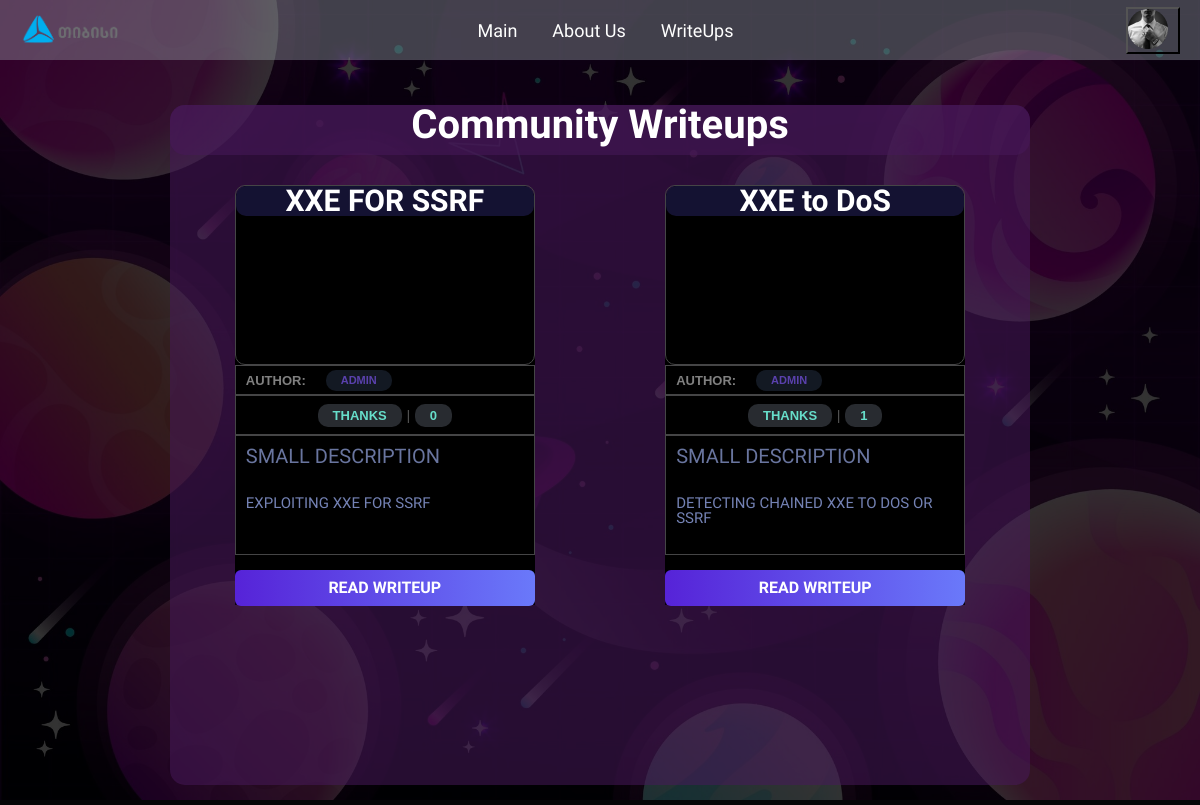
The app's page /writeups (signed in) with its own data.
### models.py (models this page shows, shortened)
class BaseModel():
    def save(self):
        db.session.add(self)
        db.session.commit()

class Post(db.Model, BaseModel):
    __tablename__ = "posts"
    id = db.Column(db.Integer(), primary_key=True)
    title = db.Column(db.String())
    subtitle = db.Column(db.String())
    description = db.Column(db.String())
    author = db.Column(db.String(), nullable=False)
    imgurl = db.Column(db.String(), nullable=False)
    likes = db.Column(db.Integer, default=0)
    liked_users = db.relationship('Like', backref='post', cascade='all, delete-orphan')

### routes.py (the view)
@app.route("/writeups")
def writeups():
    posts = Post.query.all()
    return render_template("writeups.html", posts=posts)

### models.py (called while the page is built)
@login_manager.user_loader
def load_user(user_id):
    return User.query.get(user_id)

### templates/writeups.html (shortened to what this page needs)
{% extends "base.html" %} {% block title %}Writeups{% endblock title %} {% block
body %}
<div class="container">
  <div class="writeups-main">
    <div class="writeups-center">
      <div class="head">
        <h1>Community Writeups</h1>
      </div>
      <div class="writeups-listing">
        {% for posts in posts %}
        <div class="writeup-card-main">
          <div
            class="writeup-head"
            style="
              background-image: url('{{posts.imgurl}}');
              background-size: cover;
              background-position: center;
            "
          >
            <div class="writeup-head-title">
              <h2>{{posts.title}}</h2>
            </div>
          </div>
          <div class="writeup-author">
            <h1>AUTHOR:</h1>
            <p>{{posts.author}}</p>
          </div>
          <div class="writeup-thanks">
            <p>thanks</p>
            <span> | </span>
            <p>{{posts.likes}}</p>
          </div>
          <div class="writeup-smalldescription">
            <h1>Small Description</h1>
            <p>{{posts.subtitle}}</p>
          </div>
          <div class="writeup-actions">
            <a class="btn-main full" href="/vulnerability-writeup/{{posts.id}}"
              >Read Writeup</a
            >
          </div>
        </div>
        {% endfor %}
      </div>
    </div>
  </div>
</div>
{% endblock body %}

### templates/writeups.html (style rules this page uses)
body { background-image: url("/static/images/freepik__upload__12914.jpeg"); background-position: 10%; background-repeat: no-repeat; background-size: cover; overflow: hidden; }
body::before { content: ""; position: absolute; top: 0; left: 0; width: 100%; height: 100%; background-color: rgba( 0, 0, 0, 0.8 ); z-index: -1; }

### records on screen
Post: title "XXE FOR SSRF", author "ADMIN", likes "0", subtitle "EXPLOITING XXE FOR SSRF"
Post: title "XXE to DoS", author "ADMIN", likes "1", subtitle "DETECTING CHAINED XXE TO DOS OR SSRF"
